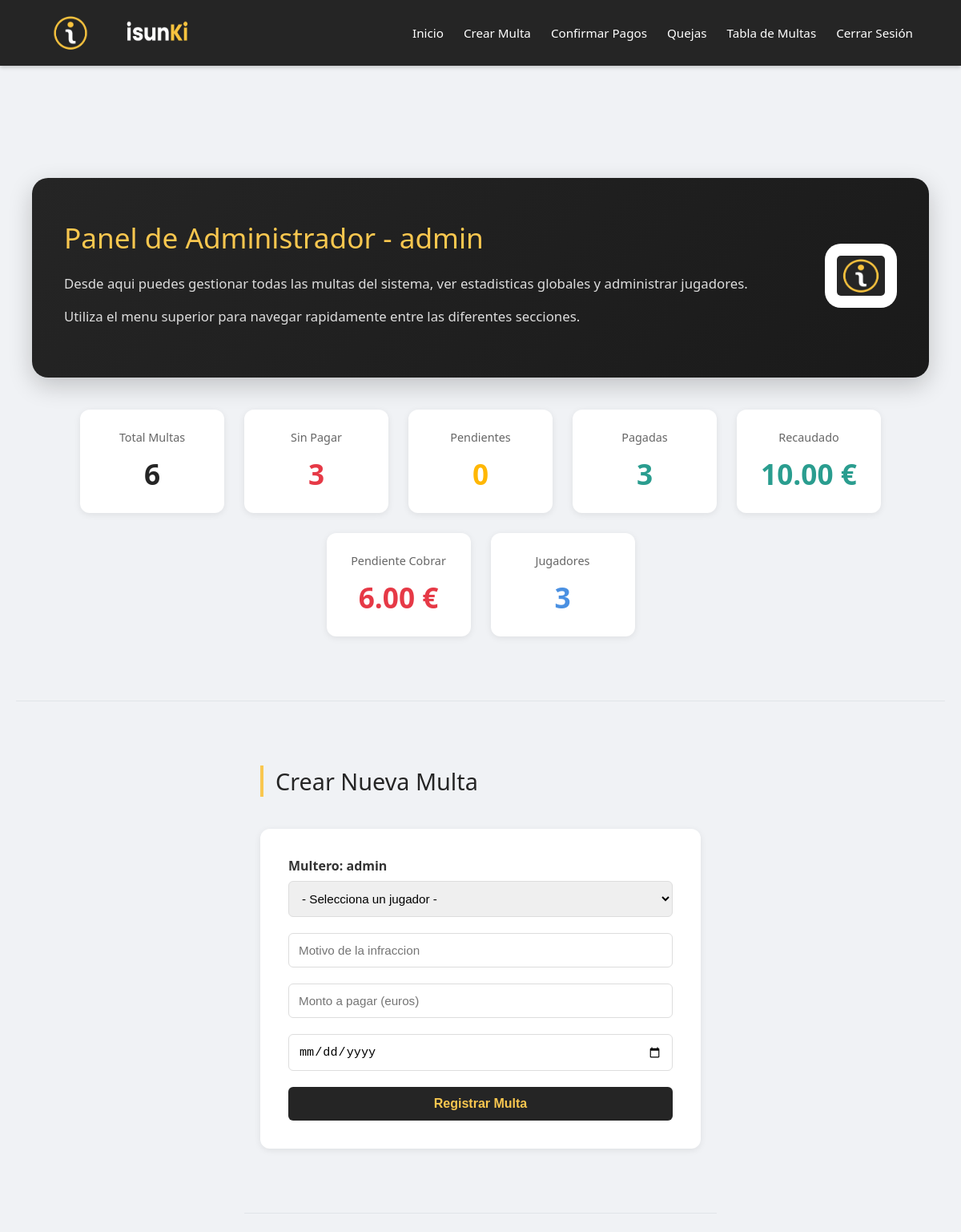
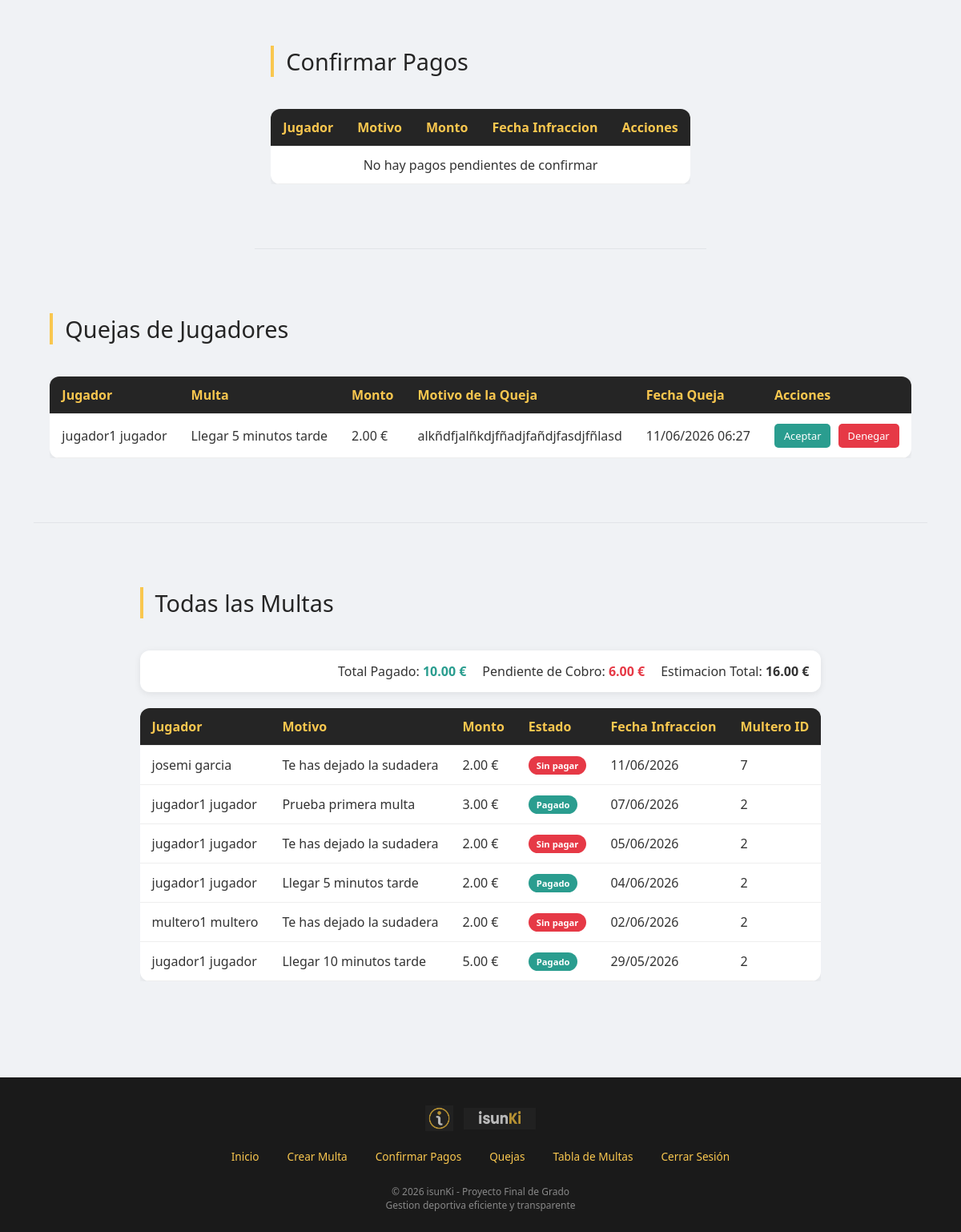
Page /vista/perfiles/multero.php (signed in) on the committed database (2 pictures, top to bottom).
### tables this page shows
CREATE TABLE `quejas` (
  `id_queja` int(11) NOT NULL,
  `id_usuario_emisor` int(11) NOT NULL,
  `id_multa_referencia` int(11) NOT NULL,
  `motivo_queja` text NOT NULL,
  `estado` enum('pendiente','rechazada','aceptada') NOT NULL DEFAULT 'pendiente',
  `fecha_queja` timestamp NOT NULL DEFAULT current_timestamp()
);

CREATE TABLE `usuarios` (
  `id_usuario` int(11) NOT NULL,
  `nombre` varchar(100) NOT NULL,
  `apellido` varchar(200) NOT NULL,
  `correo` varchar(200) NOT NULL,
  `password` varchar(255) NOT NULL,
  `rol` enum('admin','multero','jugador') NOT NULL DEFAULT 'jugador',
  `fecha_registro` timestamp NOT NULL DEFAULT current_timestamp()
);

CREATE TABLE `multas` (
  `id_multa` int(11) NOT NULL,
  `id_usuario_multado` int(11) NOT NULL,
  `id_usuario_creador` int(11) NOT NULL,
  `motivo` varchar(255) NOT NULL,
  `monto_a_pagar` decimal(10,2) NOT NULL,
  `estado` enum('sin_pagar','pendiente','pagado') NOT NULL DEFAULT 'sin_pagar',
  `fecha_infraccion` date NOT NULL,
  `fecha_registro` timestamp NOT NULL DEFAULT current_timestamp()
);

### vista/Perfiles/multero.php (the view, shortened to what this page needs)
<?php
require '../../modelo/conexion.php';
$rol = $_SESSION['rol'];
if ($rol === 'admin') {
    $sql_stats = "SELECT
                    (SELECT COUNT(*) FROM multas) as total_multas,
                    (SELECT COUNT(*) FROM multas WHERE estado = 'sin_pagar') as sin_pagar,
                    (SELECT COUNT(*) FROM multas WHERE estado = 'pendiente') as pendientes,
                    (SELECT COUNT(*) FROM multas WHERE estado = 'pagado') as pagadas,
                    (SELECT SUM(monto_a_pagar) FROM multas WHERE estado = 'pagado') as total_recaudado,
                    (SELECT SUM(monto_a_pagar) FROM multas WHERE estado IN ('sin_pagar', 'pendiente')) as total_pendiente,
                    (SELECT COUNT(*) FROM usuarios WHERE rol = 'jugador') as total_jugadores";
}
$stats = mysqli_fetch_assoc(mysqli_query($conn, $sql_stats));
$sql_pagos_pendientes = "SELECT m.*, u.nombre, u.apellido
                         FROM multas m
                         JOIN usuarios u ON m.id_usuario_multado = u.id_usuario
                         WHERE m.estado = 'pendiente'
                         ORDER BY m.fecha_registro DESC";
$consulta_pagos = mysqli_query($conn, $sql_pagos_pendientes);
$sql_quejas = "SELECT q.*, u.nombre, u.apellido, m.motivo as motivo_multa, m.monto_a_pagar
               FROM quejas q
               JOIN usuarios u ON q.id_usuario_emisor = u.id_usuario
               JOIN multas m ON q.id_multa_referencia = m.id_multa
               WHERE q.estado = 'pendiente'
               ORDER BY q.fecha_queja DESC";
$consulta_quejas = mysqli_query($conn, $sql_quejas);
$sql_todas_multas = "SELECT m.*, u.nombre, u.apellido
                     FROM multas m
                     JOIN usuarios u ON m.id_usuario_multado = u.id_usuario
                     ORDER BY m.fecha_infraccion DESC";
$consulta_todas_multas = mysqli_query($conn, $sql_todas_multas);
$sql_totales = "SELECT
                    SUM(CASE WHEN estado = 'pagado' THEN monto_a_pagar ELSE 0 END) as total_pagado,
                    SUM(CASE WHEN estado IN ('sin_pagar', 'pendiente') THEN monto_a_pagar ELSE 0 END) as total_pendiente
                FROM multas";
$totales = mysqli_fetch_assoc(mysqli_query($conn, $sql_totales));
$titulo = ($rol === 'admin') ? 'Panel de Administrador' : 'Panel de Multero';
$descripcion = ($rol === 'admin')
    ? 'Desde aqui puedes gestionar todas las multas del sistema, ver estadisticas globales y administrar jugadores.'
    : 'Desde aqui puedes crear nuevas multas, confirmar pagos, gestionar quejas y ver el estado de todas las multas.';
?>
<!DOCTYPE html>
<html lang="es">
<head>
    <link rel="stylesheet" href="../../css/estilos.css">
</head>
<body>
<div class="contenedorPrincipal">
    <header class="cabezera">
        <div class="contenedorLogo">
            <div class="logo-circular"><a href="multero.php"><img src="../../img/logoPequeño.png" width="56" height="50" alt="Logo"></a></div>
            <div class="logo-escrito"><a href="multero.php"><img src="../../img/logoTexto.png" width="130" height="40" alt="isunKi"></a></div>
        </div>
        <nav class="navegador">
            <ul>
                <li><a href="#inicio" class="menu-link" data-seccion="inicio">Inicio</a></li>
                <li><a href="#crearMulta" class="menu-link" data-seccion="crearMulta">Crear Multa</a></li>
                <li><a href="#confirmarPagos" class="menu-link" data-seccion="confirmarPagos">Confirmar Pagos</a></li>
                <li><a href="#quejas" class="menu-link" data-seccion="quejas">Quejas</a></li>
                <li><a href="#tablaMultas" class="menu-link" data-seccion="tablaMultas">Tabla de Multas</a></li>
                <li><a href="../../controlador/cerrarSesion.php">Cerrar Sesión</a></li>
            </ul>
        </nav>
    </header>
    <main class="content">
        <section id="inicio" class="seccion">
            <div class="tarjeta-bienvenida">
                <div class="tarjeta-bienvenida-contenido">
                    <h1><?php echo $titulo; ?> - <?php echo htmlspecialchars($_SESSION['usuario']); ?></h1>
                    <p><?php echo $descripcion; ?></p>
                    <p>Utiliza el menu superior para navegar rapidamente entre las diferentes secciones.</p>
                </div>
                <div class="tarjeta-bienvenida-logo">
                    <img src="../../img/logoPequeño.png" width="90" height="80" alt="isunKi Logo">
                </div>
            </div>
            <div class="flex-center" style="margin-top: 40px;">
                <div class="tarjeta-estadistica"><h3>Total Multas</h3><p class="numero"><?php echo $stats['total_multas'] ?? 0; ?></p></div>
                <div class="tarjeta-estadistica"><h3>Sin Pagar</h3><p class="numero rojo"><?php echo $stats['sin_pagar'] ?? 0; ?></p></div>
                <div class="tarjeta-estadistica"><h3>Pendientes</h3><p class="numero amarillo"><?php echo $stats['pendientes'] ?? 0; ?></p></div>
                <div class="tarjeta-estadistica"><h3>Pagadas</h3><p class="numero verde"><?php echo $stats['pagadas'] ?? 0; ?></p></div>
                <div class="tarjeta-estadistica"><h3>Recaudado</h3><p class="numero verde"><?php echo number_format($stats['total_recaudado'] ?? 0, 2); ?> €</p></div>
                <div class="tarjeta-estadistica"><h3>Pendiente Cobrar</h3><p class="numero rojo"><?php echo number_format($stats['total_pendiente'] ?? 0, 2); ?> €</p></div>
                <?php if ($rol === 'admin'): ?>
                <div class="tarjeta-estadistica"><h3>Jugadores</h3><p class="numero azul"><?php echo $stats['total_jugadores'] ?? 0; ?></p></div>
                <?php endif; ?>
            </div>
        </section>
        <section id="crearMulta" class="seccion">
            <h2>Crear Nueva Multa</h2>
            <div class="form-multa">
                <form action="../../controlador/validarMulta.php" method="POST">
                    <label><strong>Multero:</strong> <?php echo htmlspecialchars($_SESSION['usuario']); ?></label>
                    <select name="id_usuario_multado" required>
                        <option value="">- Selecciona un jugador -</option>
                    </select>
                    <input type="text" name="motivo" placeholder="Motivo de la infraccion" required>
                    <input type="number" name="monto" step="0.01" placeholder="Monto a pagar (euros)" required>
                    <input type="date" name="fecha_infraccion" required>
                    <button type="submit">Registrar Multa</button>
                </form>
            </div>
        </section>
        <section id="confirmarPagos" class="seccion">
            <h2>Confirmar Pagos</h2>
            <div style="overflow-x: auto;">
                <table class="tabla-pagos">
                    <thead><tr><th>Jugador</th><th>Motivo</th><th>Monto</th><th>Fecha Infraccion</th><th>Acciones</th></tr></thead>
                    <tbody>
                        <?php if (mysqli_num_rows($consulta_pagos) == 0): ?>
                            <tr><td colspan="5" style="text-align: center;">No hay pagos pendientes de confirmar</td></tr>
                        <?php endif; ?>
                    </tbody>
                </table>
            </div>
        </section>
        <section id="quejas" class="seccion">
            <h2>Quejas de Jugadores</h2>
            <div style="overflow-x: auto;">
                <table class="tabla-quejas">
                    <thead><tr><th>Jugador</th><th>Multa</th><th>Monto</th><th>Motivo de la Queja</th><th>Fecha Queja</th><th>Acciones</th></tr></thead>
                    <tbody>
                        <?php while($queja = mysqli_fetch_assoc($consulta_quejas)): ?>
                            <tr>
                                <td><?php echo htmlspecialchars($queja['nombre'] . ' ' . $queja['apellido']); ?></td>
                                <td><?php echo htmlspecialchars($queja['motivo_multa']); ?></td>
                                <td><?php echo number_format($queja['monto_a_pagar'], 2); ?> €</td>
                                <td><?php echo htmlspecialchars($queja['motivo_queja']); ?></td>
                                <td><?php echo date("d/m/Y H:i", strtotime($queja['fecha_queja'])); ?></td>
                                <td>
                                    <a href="../../controlador/gestionarQuejaMultero.php?id=<?php echo $queja['id_queja']; ?>&accion=aceptar" class="btn-aceptar-queja" onclick="return confirm('¿Aceptar la queja? La multa sera anulada.')">Aceptar</a>
                                    <a href="../../controlador/gestionarQuejaMultero.php?id=<?php echo $queja['id_queja']; ?>&accion=denegar" class="btn-denegar-queja" onclick="return confirm('¿Denegar la queja? La multa seguira vigente.')">Denegar</a>
                                </td>
                            </tr>
                        <?php endwhile; ?>
                    </tbody>
                </table>
            </div>
        </section>
        <section id="tablaMultas" class="seccion">
            <h2>Todas las Multas</h2>
            <div class="resumen-totales">
                <div>Total Pagado: <span class="total-pagado"><?php echo number_format($totales['total_pagado'] ?? 0, 2); ?> €</span></div>
                <div>Pendiente de Cobro: <span class="total-pendiente"><?php echo number_format($totales['total_pendiente'] ?? 0, 2); ?> €</span></div>
                <div>Estimacion Total: <span><?php echo number_format(($totales['total_pagado'] ?? 0) + ($totales['total_pendiente'] ?? 0), 2); ?> €</span></div>
            </div>
            <div style="overflow-x: auto;">
                <table class="tabla-multas-completa">
                    <thead><tr><th>Jugador</th><th>Motivo</th><th>Monto</th><th>Estado</th><th>Fecha Infraccion</th><th>Multero ID</th></tr></thead>
                    <tbody>
                        <?php while($multa = mysqli_fetch_assoc($consulta_todas_multas)):
                            $badge_estado = '';
                            if($multa['estado'] === 'sin_pagar') $badge_estado = '<span class="badge-estado badge-sin-pagar">Sin pagar</span>';
                            elseif($multa['estado'] === 'pendiente') $badge_estado = '<span class="badge-estado badge-pendiente">Pendiente</span>';
                            else $badge_estado = '<span class="badge-estado badge-pagado">Pagado</span>';
                        ?>
                            <tr>
                                <td><?php echo htmlspecialchars($multa['nombre'] . ' ' . $multa['apellido']); ?></td>
                                <td><?php echo htmlspecialchars($multa['motivo']); ?></td>
                                <td><?php echo number_format($multa['monto_a_pagar'], 2); ?> €</td>
                                <td><?php echo $badge_estado; ?></td>
                                <td><?php echo date("d/m/Y", strtotime($multa['fecha_infraccion'])); ?></td>
                                <td><?php echo $multa['id_usuario_creador']; ?></td>
                            </tr>
                        <?php endwhile; ?>
                    </tbody>
                </table>
            </div>
        </section>
    </main>
    <footer class="main-footer">
        <div class="footer-menu">
            <div class="footer-logo">
                <img src="../../img/logoPequeño.png" width="35" height="32" alt="isunKi">
                <img src="../../img/logoTexto.png" width="90" height="27" alt="isunKi" style="margin-left: 8px;">
            </div>
            <ul>
                <li><a href="#inicio">Inicio</a></li>
                <li><a href="#crearMulta">Crear Multa</a></li>
                <li><a href="#confirmarPagos">Confirmar Pagos</a></li>
                <li><a href="#quejas">Quejas</a></li>
                <li><a href="#tablaMultas">Tabla de Multas</a></li>
                <li><a href="../../controlador/cerrarSesion.php">Cerrar Sesión</a></li>
            </ul>
            <div class="footer-copy">
                <p>&copy; 2026 isunKi - Proyecto Final de Grado</p>
                <p>Gestion deportiva eficiente y transparente</p>
            </div>
        </div>
    </footer>
</div>
</body>
</html>

### rows in the picture
quejas: id_usuario_emisor.apellido "jugador1 jugador", id_multa_referencia.motivo "Llegar 5 minutos tarde", id_multa_referencia.monto_a_pagar "2.00", motivo_queja "alkñdfjalñkdjfñadjfañdjfasdjfñlasd", fecha_queja "11/06/2026 06:27"
multas: id_usuario_multado.apellido "josemi garcia", motivo "Te has dejado la sudadera", monto_a_pagar "2.00", estado "Sin pagar", fecha_infraccion "11/06/2026", id_usuario_creador "7"
multas: id_usuario_multado.apellido "jugador1 jugador", motivo "Prueba primera multa", monto_a_pagar "3.00", estado "Pagado", fecha_infraccion "07/06/2026", id_usuario_creador "2"
multas: id_usuario_multado.apellido "jugador1 jugador", motivo "Te has dejado la sudadera", monto_a_pagar "2.00", estado "Sin pagar", fecha_infraccion "05/06/2026", id_usuario_creador "2"
multas: id_usuario_multado.apellido "jugador1 jugador", motivo "Llegar 5 minutos tarde", monto_a_pagar "2.00", estado "Pagado", fecha_infraccion "04/06/2026", id_usuario_creador "2"
multas: id_usuario_multado.apellido "multero1 multero", motivo "Te has dejado la sudadera", monto_a_pagar "2.00", estado "Sin pagar", fecha_infraccion "02/06/2026", id_usuario_creador "2"
multas: id_usuario_multado.apellido "jugador1 jugador", motivo "Llegar 10 minutos tarde", monto_a_pagar "5.00", estado "Pagado", fecha_infraccion "29/05/2026", id_usuario_creador "2"

### other values in the picture
$titulo "Panel de Administrador"
$_SESSION['usuario'] "admin"
$descripcion "Desde aqui puedes gestionar todas las multas del sistema, ver estadisticas globales y administrar jugadores."
$stats['total_multas'] "6"
$stats['sin_pagar'] "3"
$stats['pendientes'] "0"
$stats['pagadas'] "3"
$stats['total_recaudado'] "10.00"
$stats['total_pendiente'] "6.00"
$stats['total_jugadores'] "3"
$totales['total_pagado'] "10.00"
$totales['total_pendiente'] "6.00"
